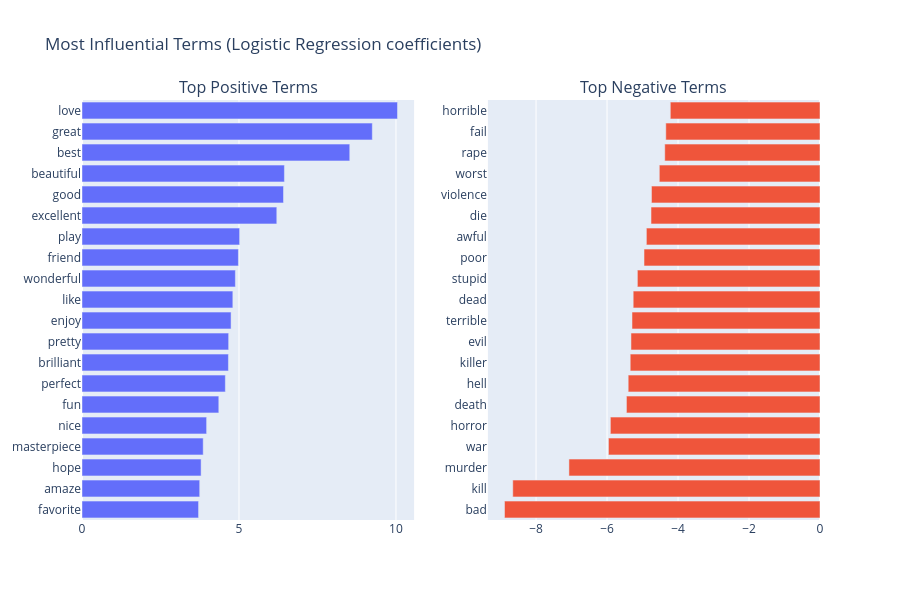

This figure's notebook cell:
### Code cell
feature_names = np.array(tfidf_vectorizer.get_feature_names_out())
coefs = lr.coef_[0]

topN = 20
top_pos_idx = np.argsort(coefs)[-topN:]
top_neg_idx = np.argsort(coefs)[:topN]

fig = make_subplots(rows=1, cols=2, subplot_titles=("Top Positive Terms", "Top Negative Terms"))

fig.add_trace(
    go.Bar(x=coefs[top_pos_idx], y=feature_names[top_pos_idx], orientation="h", name="Positive"),
    row=1, col=1
)
fig.add_trace(
    go.Bar(x=coefs[top_neg_idx], y=feature_names[top_neg_idx], orientation="h", name="Negative"),
    row=1, col=2
)
fig.update_layout(title="Most Influential Terms (Logistic Regression coefficients)", showlegend=False, height=600)
fig.update_yaxes(categoryorder="array", categoryarray=feature_names[top_pos_idx], row=1, col=1)
fig.update_yaxes(categoryorder="array", categoryarray=feature_names[top_neg_idx], row=1, col=2)
fig.show()

### Figure 1 — Plotly figure (JSON) as saved in the notebook; plotly's stock layout.template omitted (floating-point values rounded to 4 significant figures)
{"data": [{"name": "Positive", "orientation": "h", "type": "bar", "x": [3.712, 3.748, 3.793, 3.86, 3.969, 4.357, 4.565, 4.664, 4.671, 4.747, 4.804, 4.885, 4.981, 5.021, 6.204, 6.418, 6.447, 8.528, 9.246, 10.05], "xaxis": "x", "y": ["favorite", "amaze", "hope", "masterpiece", "nice", "fun", "perfect", "brilliant", "pretty", "enjoy", "like", "wonderful", "friend", "play", "excellent", "good", "beautiful", "best", "great", "love"], "yaxis": "y"}, {"name": "Negative", "orientation": "h", "type": "bar", "x": [-8.889, -8.656, -7.074, -5.96, -5.906, -5.454, -5.404, -5.347, -5.326, -5.297, -5.263, -5.145, -4.958, -4.892, -4.761, -4.748, -4.527, -4.374, -4.344, -4.217], "xaxis": "x2", "y": ["bad", "kill", "murder", "war", "horror", "death", "hell", "killer", "evil", "terrible", "dead", "stupid", "poor", "awful", "die", "violence", "worst", "rape", "fail", "horrible"], "yaxis": "y2"}], "layout": {"annotations": [{"font": {"size": 16}, "showarrow": false, "text": "Top Positive Terms", "x": 0.225, "xanchor": "center", "xref": "paper", "y": 1, "yanchor": "bottom", "yref": "paper"}, {"font": {"size": 16}, "showarrow": false, "text": "Top Negative Terms", "x": 0.775, "xanchor": "center", "xref": "paper", "y": 1, "yanchor": "bottom", "yref": "paper"}], "height": 600, "showlegend": false, "title": {"text": "Most Influential Terms (Logistic Regression coefficients)"}, "xaxis": {"anchor": "y", "domain": [0, 0.45]}, "xaxis2": {"anchor": "y2", "domain": [0.55, 1]}, "yaxis": {"anchor": "x", "categoryarray": ["favorite", "amaze", "hope", "masterpiece", "nice", "fun", "perfect", "brilliant", "pretty", "enjoy", "like", "wonderful", "friend", "play", "excellent", "good", "beautiful", "best", "great", "love"], "categoryorder": "array", "domain": [0, 1]}, "yaxis2": {"anchor": "x2", "categoryarray": ["bad", "kill", "murder", "war", "horror", "death", "hell", "killer", "evil", "terrible", "dead", "stupid", "poor", "awful", "die", "violence", "worst", "rape", "fail", "horrible"], "categoryorder": "array", "domain": [0, 1]}}}
